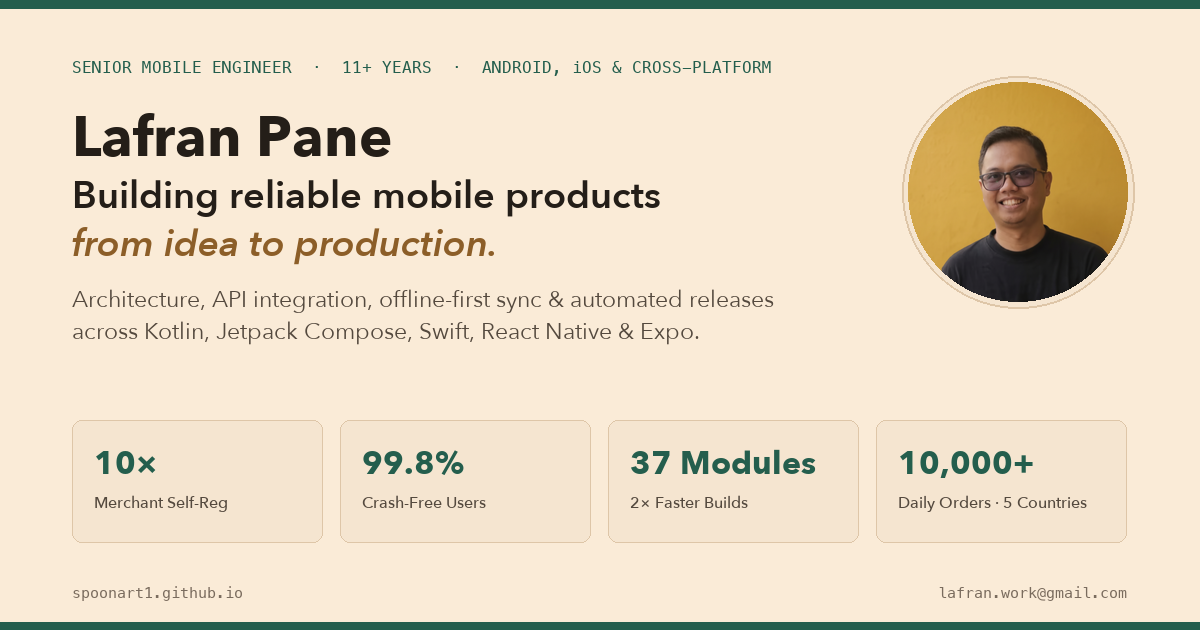
#> input picture assets/img/og.png, 1200 x 630 px
$ python -i test_shadow.py   (imports and definitions only)
#> lines starting #> are read from the running program, lines starting #| are printed output that depends on the picture
#> further down, picture is the input picture: PIL image 1200x630 RGB; mean R, G, B 231.3, 217.7, 195.8
import os
from PIL import Image, ImageDraw, ImageFilter, ImageFont

def make_rounded_mask(size, radius):
    mask = Image.new('L', size, 0)
    draw = ImageDraw.Draw(mask)
    draw.rounded_rectangle([(0, 0), size], radius=radius, fill=255)
    return mask

def add_drop_shadow(image, offset=(0, 15), blur_radius=25, shadow_color=(0, 0, 0, 140)):
#> called with offset = (0, 15), blur_radius = 25, shadow_color = (0, 0, 0, 140)
    w, h = image.size
#> w = 1200; h = 630
    shadow_w = w + blur_radius * 4
#> shadow_w = 1300
    shadow_h = h + blur_radius * 4
#> shadow_h = 730
    shadow = Image.new('RGBA', (shadow_w, shadow_h), (0, 0, 0, 0))
#> shadow: PIL image 1300x730 RGBA; every value is 0

    # Shadow shape
    s_draw = ImageDraw.Draw(shadow)
    sx0 = blur_radius * 2 + offset[0]
    sy0 = blur_radius * 2 + offset[1]

    # Create shadow mask from image alpha if available
    if image.mode == 'RGBA':
        alpha = image.split()[3]
        s_base = Image.new('L', (shadow_w, shadow_h), 0)
        s_base.paste(alpha, (sx0, sy0))
        s_blur = s_base.filter(ImageFilter.GaussianBlur(blur_radius))

        # Colorize
        s_colored = Image.new('RGBA', (shadow_w, shadow_h), shadow_color[:3] + (0,))
        s_colored.putalpha(s_blur.point(lambda p: int(p * (shadow_color[3] / 255.0))))
        shadow = s_colored
    else:
        # Rectangle shadow
        s_draw.rectangle([sx0, sy0, sx0 + w, sy0 + h], fill=shadow_color)
        shadow = shadow.filter(ImageFilter.GaussianBlur(blur_radius))
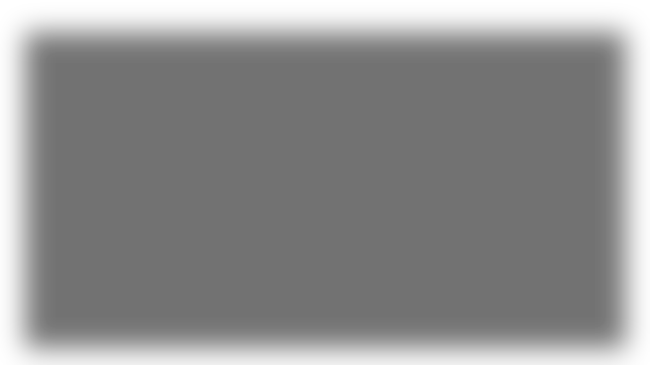
#> shadow: PIL image 1300x730 RGBA (shown at 1/2 size); mean R, G, B, A 0, 0, 0, 111.6; transparent parts drawn white

    # Paste image on top
    result = Image.new('RGBA', (shadow_w, shadow_h), (0, 0, 0, 0))
    result.paste(shadow, (0, 0), shadow)
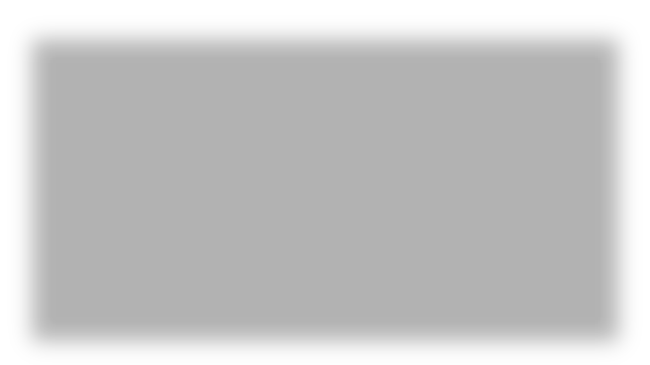
#> result: PIL image 1300x730 RGBA (shown at 1/2 size); mean R, G, B, A 0, 0, 0, 57.3; transparent parts drawn white
    result.paste(image, (blur_radius * 2, blur_radius * 2), image if image.mode == 'RGBA' else None)
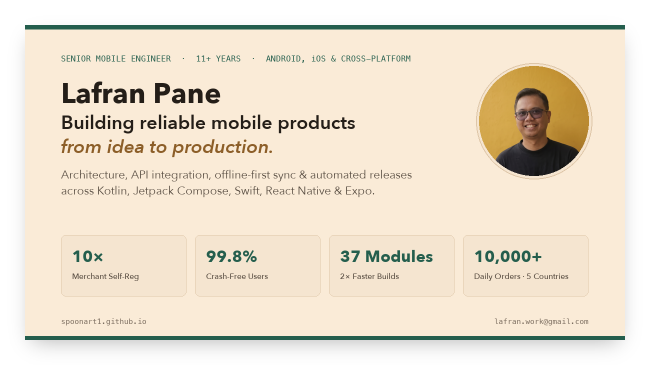
#> result: PIL image 1300x730 RGBA (shown at 1/2 size); mean R, G, B, A 184.2, 173.4, 156, 204.4; transparent parts drawn white
    return result, blur_radius * 2

# [1 line not run here, left out]

>>> from PIL import Image
>>> picture = Image.open('../img/og.png')
>>> result = add_drop_shadow(picture)
